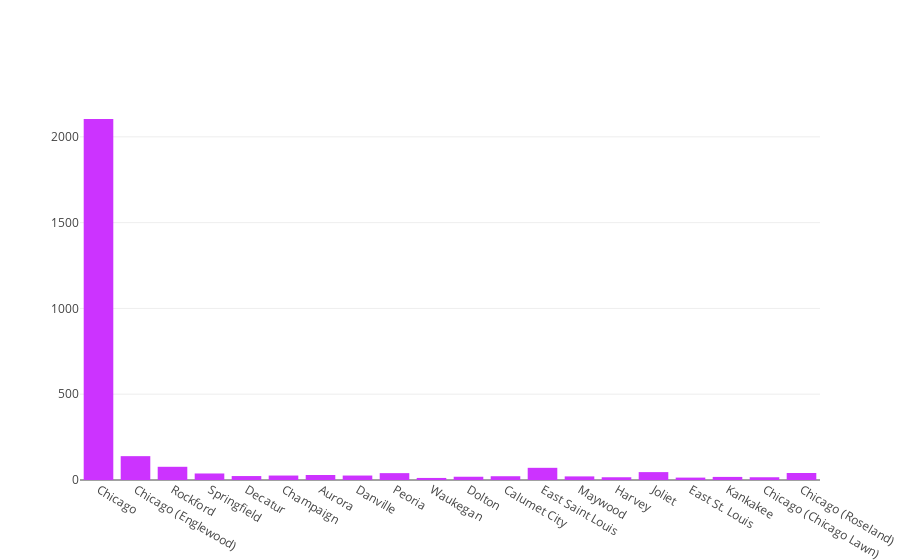

Here is the notebook cell this chart was saved with:
### Code cell
data = [go.Bar(x=list(i_k.keys()),
            y=list(i_k.values()) ,
            marker=dict(color='#cc33ff'))]

iplot(go.Figure(data=data))

### Figure 1 — Plotly figure (JSON) as saved in the notebook; plotly's stock layout.template omitted (floating-point values rounded to 4 significant figures)
{"data": [{"type": "bar", "x": ["Chicago", "Chicago (Englewood)", "Rockford", "Springfield", "Decatur", "Champaign", "Aurora", "Danville", "Peoria", "Waukegan", "Dolton", "Calumet City", "East Saint Louis", "Maywood", "Harvey", "Joliet", "East St. Louis", "Kankakee", "Chicago (Chicago Lawn)", "Chicago (Roseland)"], "y": [2104, 139, 77, 38, 23, 26, 29, 26, 40, 12, 19, 22, 71, 21, 16, 46, 14, 18, 16, 41], "marker": {"color": "#cc33ff"}}], "layout": {}}
